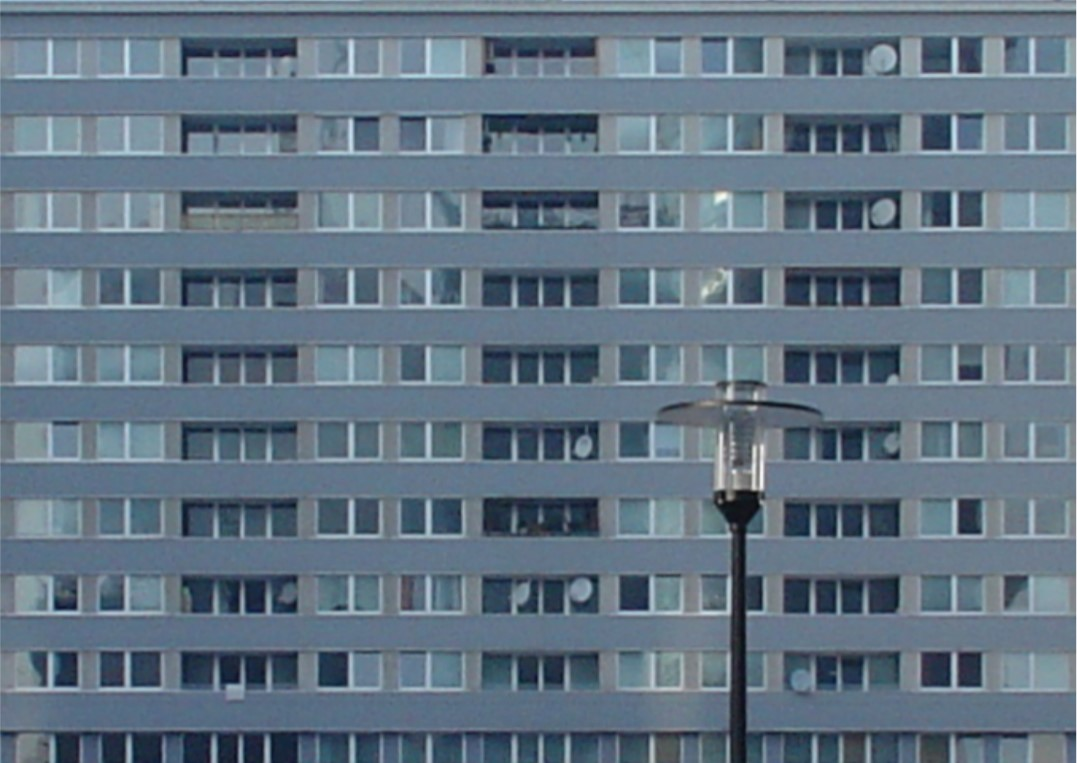
#> input picture examples/house.jpg, 1077 x 763 px
$ jupyter execute --allow-errors nononfw_robustpca_example.ipynb
#> lines starting #> are read from the running program, lines starting #| are printed output that depends on the picture; after the words box and inside, x2 and y2 are one past the last pixel; in counts of white or black regions, pixels touching at a corner belong together
# Robust PCA
## Problem

We want to solve

$$\min\limits_{X\in\mathbb{R}^{n\times m}} f(X) + \iota_{\mathcal{C}}(X) + \iota_{[0,1]^{n\times m}}(X)$$
where
$$\mathcal{C} = \{U\in\mathbb{R}^{n\times m}\colon \|U\|_*\leq \rho\}$$

is the set of $n\times m$ matrices with nuclear norm less than $\rho$.

We will take

$$f(X) := \sum\limits_{i,j\in [[p,q]]}f_0(\mathcal{A}(X)_{i,j} - b_{i,j})$$

for some linear operator $\mathcal{A}\colon\mathbb{R}^{n\times m}\to \mathbb{R}^{p\times q}$ which gives us the observed pixels in the form of a subimage of size $p\times q$ and for the function $f_0\colon\mathbb{R}\to\mathbb{R}$ given by

$$f_0(x) = \frac{x^2}{2\delta^2 + x^2}$$

for some small $\delta>0$.

The derivative of $f_0$ is given by

$$f_0'(x) = \frac{4\delta^2 x}{(2\delta^2 + x^2)^2}$$

The nonsmooth function $g$ will be taken to be

$$g(X) = \iota_{[0,1]^{n\times m}}(X)$$

whose projection is just clamping componentwise to $[0,1]$.

[cell 1]
import sys
import os

# Get the current working directory
current_dir = os.getcwd()

# Add the parent directory to the system path
parent_dir = os.path.dirname(current_dir)
sys.path.append(parent_dir)

# Now you can import from frank_wolfe
from frank_wolfe import *
from frank_wolfe.core.utils import *

import numpy as np
from PIL import Image
import matplotlib.pyplot as plt

[cell 2]
# Load the grayscale image
image = np.array(Image.open('house.jpg').convert('L')) / 255
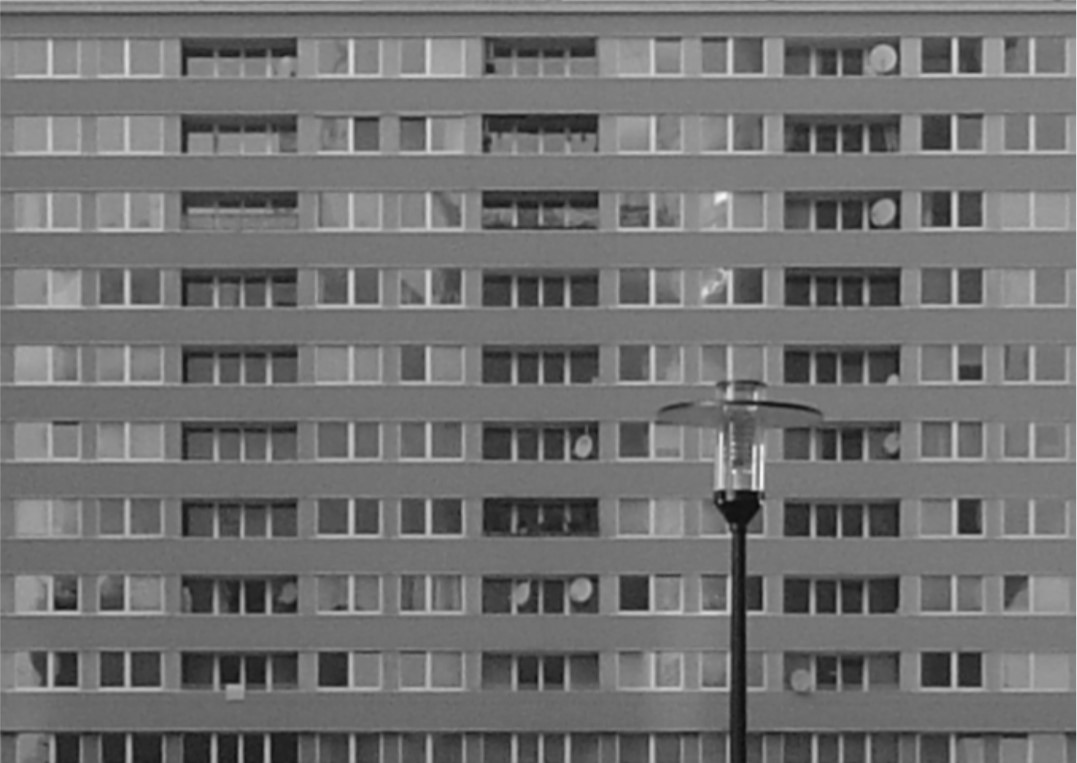
#> image: shape (763, 1077) float64; min 0.0314, max 0.973, mean 0.444
# Get the dimensions of the image
height, width = image.shape
#> height = 763; width = 1077

[cell 3]
# Create a mask for inpainting
observed_indices_mask = np.zeros((height, width), dtype=bool)
p = int(0.9 * height)
#> p = 686
q = int(0.9 * width)
#> q = 969
num_observed_pixels = p * q
#> num_observed_pixels = 664734
# Draw random subset of pixels
observed_indices = np.random.choice(height * width, num_observed_pixels, replace=False)
rows, cols = np.unravel_index(observed_indices, (height, width))
# Set the selected pixels in the mask to True
observed_indices_mask[rows, cols] = True
observations = image[observed_indices_mask]

[cell 4]
# Create a mask for inpainting
observed_indices_mask = np.ones((height, width), dtype=bool)

# Generate 1000 squares of size 5x5
num_squares = 1000
square_size = 20

num_observed_pixels = num_squares * (square_size**2)

for _ in range(num_squares):
    # Randomly select the top-left corner of the square
    top_left_row = np.random.randint(0, height - square_size + 1)
    top_left_col = np.random.randint(0, width - square_size + 1)

    # Create a slice for the square region
    square_slice = np.s_[top_left_row:top_left_row+square_size, top_left_col:top_left_col+square_size]

    # Set the pixels in the square region to False (masked)
    observed_indices_mask[square_slice] = False
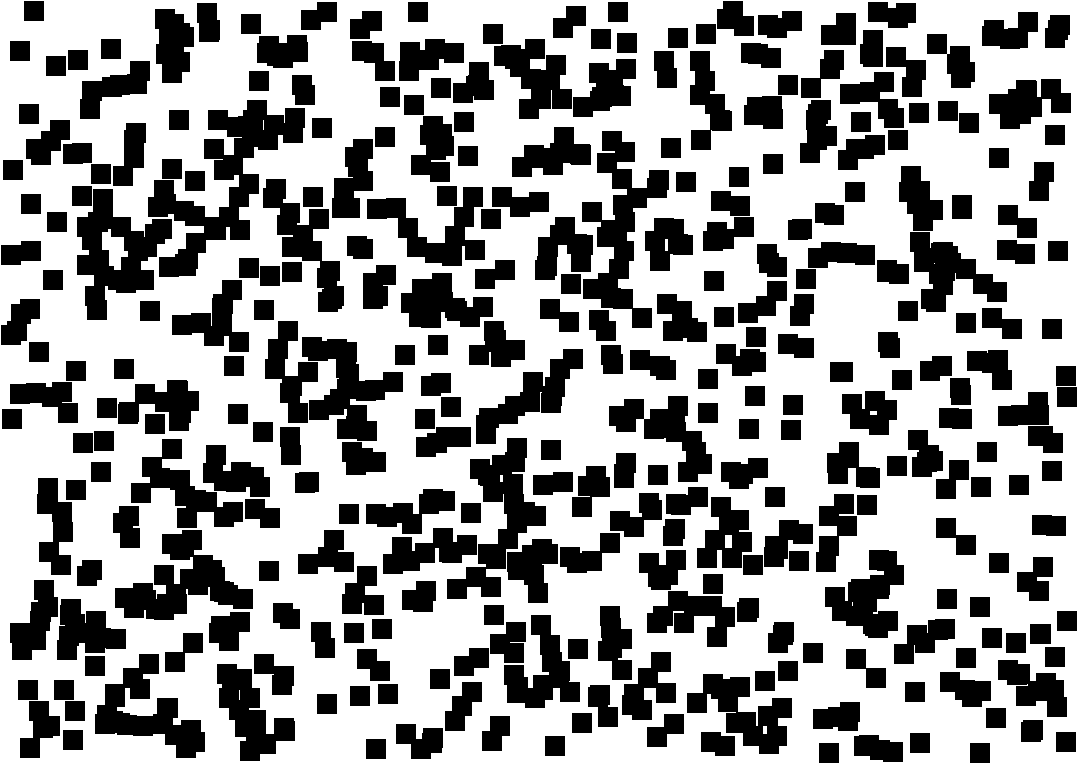
#> observed_indices_mask: shape (763, 1077) bool; 61.9% white; 298 black regions, largest, box (x1, y1, x2, y2) and area: (148, 100, 305, 277) 8991, (582, 131, 669, 328) 6500, (77, 189, 172, 320) 5975

observations = image[observed_indices_mask]

[cell 5]
# Create a copy of the image for adding noise
noisy_image = np.copy(image)

# Apply salt and pepper noise with density 1/10
noise_density = 0.1

# Compute the total number of pixels in the observed squares
num_observed_pixels = np.sum(observed_indices_mask)
#> num_observed_pixels = 508378

# Compute the number of salt and pepper pixels based on the noise density
num_salt = np.ceil(noise_density * num_observed_pixels)
#> num_salt = 50838
num_pepper = num_salt
#> num_pepper = 50838

# Find the indices of the observed pixels in the squares
observed_indices = np.nonzero(observed_indices_mask)

# Randomly select pixels for salt noise within the observed squares
salt_indices = np.random.choice(np.arange(num_observed_pixels), int(num_salt), replace=False)
salt_rows, salt_cols = observed_indices[0][salt_indices], observed_indices[1][salt_indices]
noisy_image[salt_rows, salt_cols] = 1.0

# Randomly select pixels for pepper noise within the observed squares
pepper_indices = np.random.choice(np.arange(num_observed_pixels), int(num_pepper), replace=False)
pepper_rows, pepper_cols = observed_indices[0][pepper_indices], observed_indices[1][pepper_indices]
noisy_image[pepper_rows, pepper_cols] = 0.0
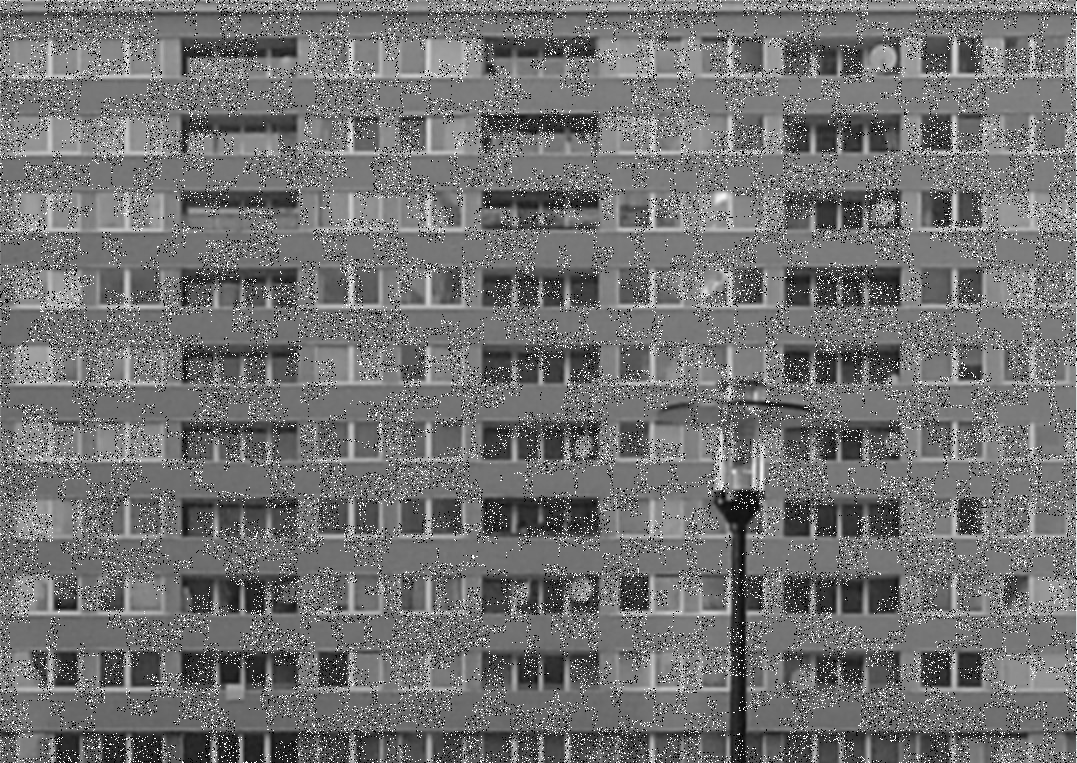
#> noisy_image: shape (763, 1077) float64; min 0, max 1, mean 0.448

[cell 6]
# Display the original image, noisy image, mask, and masked noisy image
fig, axs = plt.subplots(1, 2, figsize=(15, 5))
axs[0].imshow(image, cmap='gray')
axs[0].set_title('Original Image')
axs[0].axis('off')
axs[1].imshow(noisy_image * observed_indices_mask, cmap='gray')  # Multiply noisy_image with mask
axs[1].set_title('Masked Noisy Image')
axs[1].axis('off')
plt.tight_layout()
plt.show()
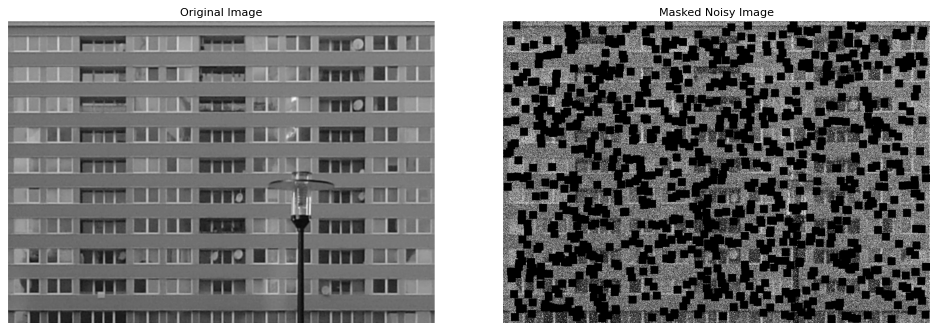
#> figure drawn by matplotlib, 2 panels
plt.close()  # Close the figure after displaying it

[cell 7]
class RobustPCAObjective(ObjectiveFunction):
    def __init__(self, delta, observed_indices_mask, observations):
        self.delta = delta
        self.observed_indices_mask = observed_indices_mask
        self.observations = observations

    def evaluate(self, X):
        X_observed = X[self.observed_indices_mask]
        diff = X_observed - self.observations
        return (diff**2/(2*(self.delta**2) + diff**2)).sum()

    def gradient(self, X):
        X_observed = X[self.observed_indices_mask]
        diff = X_observed - self.observations
        grad_observed = 4 * diff * (self.delta ** 2) / ((2 * (self.delta ** 2) + (diff ** 2)) ** 2)
        grad = np.zeros_like(X)
        grad[self.observed_indices_mask] = grad_observed
        return grad

    def linear_operator(self, X):
        return X

    def linear_operator_adjoint(self, X):
        return X

    def minimal_norm_selection(self, X):
        pass

[cell 8]
observations = noisy_image[observed_indices_mask]
X0 = np.zeros_like(image)
#X0[observed_indices_mask] = observations

delta = 1.0

[cell 9]
# Create the LMO function
radius = 0.75 * np.linalg.norm(image, ord='nuc')
#> radius = 641.8
constraint_set = 'nuclear_norm_ball'
#> (the rest of this cell did not finish here and is left out)
